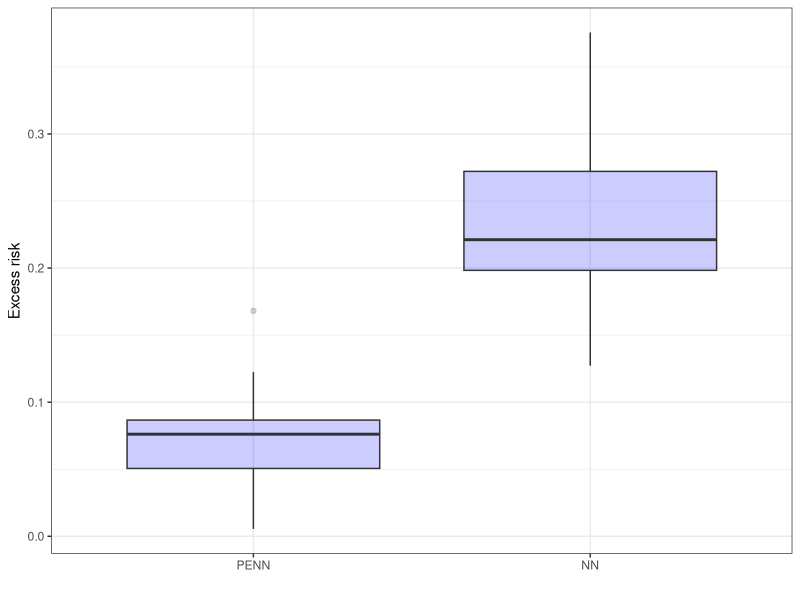

Here is the R script that generated this plot:
library(ggplot2)
library(tidyr)

Excess_Risk = data.frame('PENN' = c(0.12240982055664062, 0.021648883819580078, 0.06040370464324951, 0.08410537242889404, 0.005516409873962402, 0.08246016502380371, 0.0875016450881958, 0.047338128089904785, 0.0698162317276001, 0.16812872886657715),
                'NN' = c(0.20719945430755615, 0.1271975040435791, 0.23512053489685059, 0.19850337505340576, 0.198228120803833, 0.29349303245544434, 0.2691915035247803, 0.2730574607849121, 0.1871500015258789, 0.3756828308105469))

df_long = Excess_Risk %>%
  pivot_longer(cols = everything(), names_to = "Variable", values_to = "Value")
df_long$Variable = factor(df_long$Variable, levels = c('PENN', 'NN'))

ggplot(df_long, aes(x=Variable, y=Value)) + geom_boxplot(fill="blue", alpha=0.2) + 
  xlab("") + ylab("Excess risk") + theme_bw()
